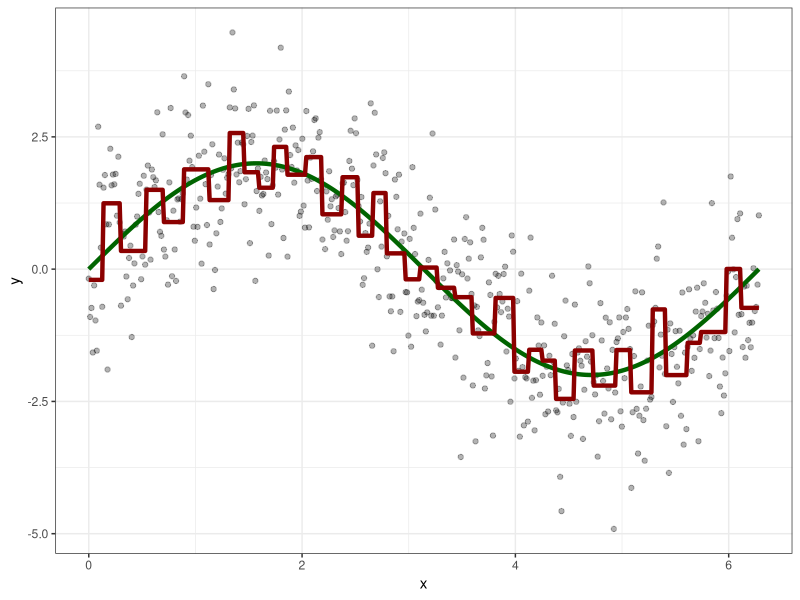
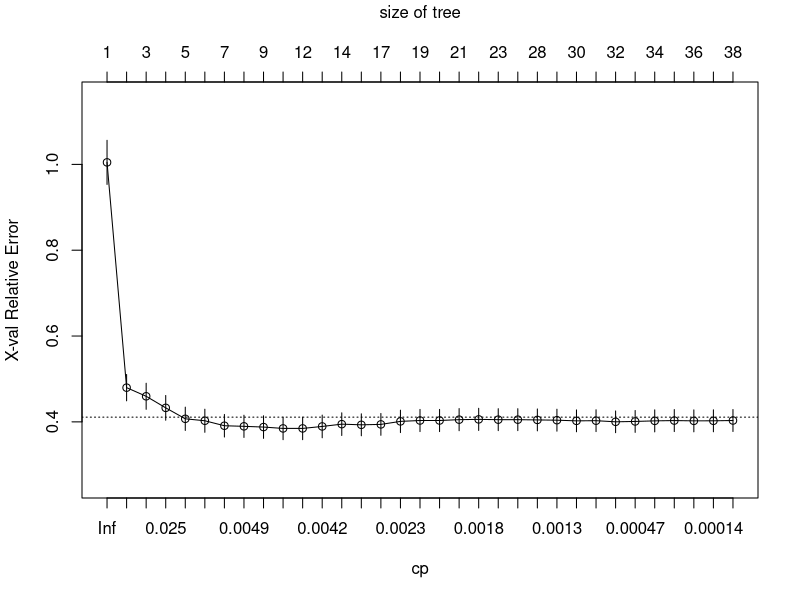
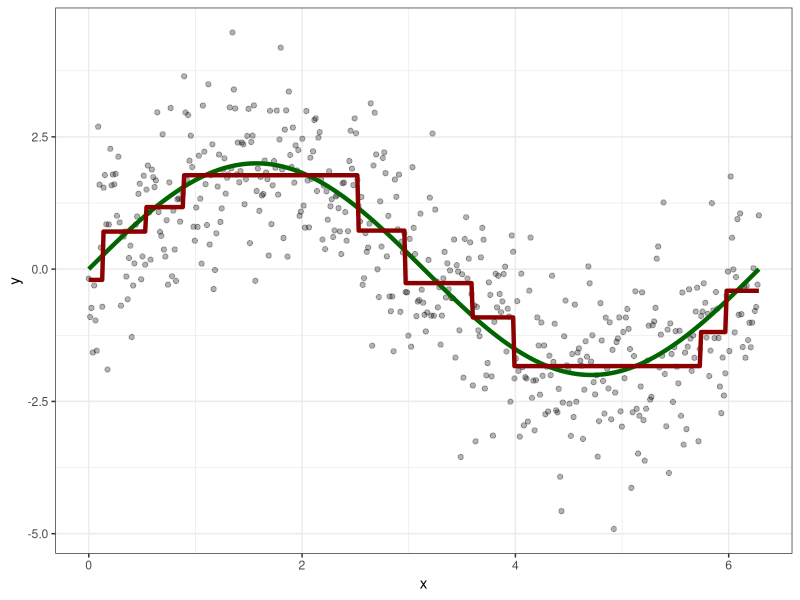
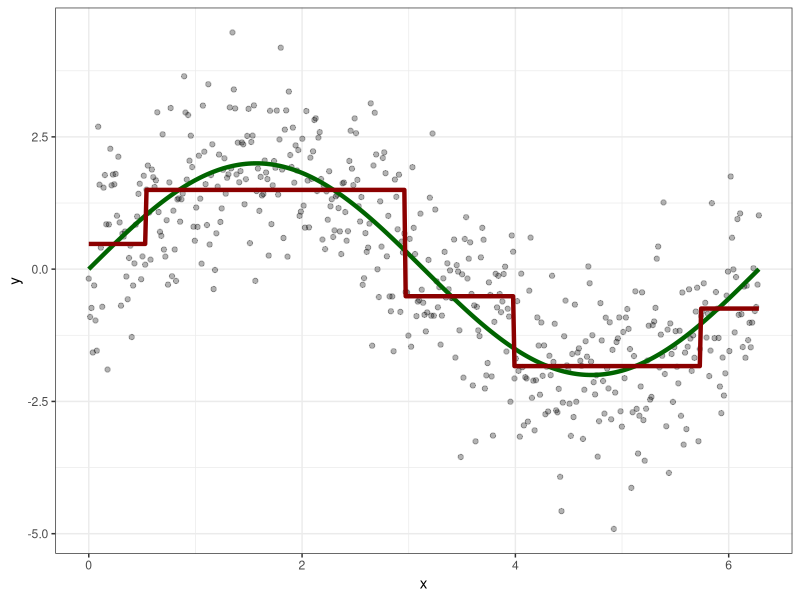
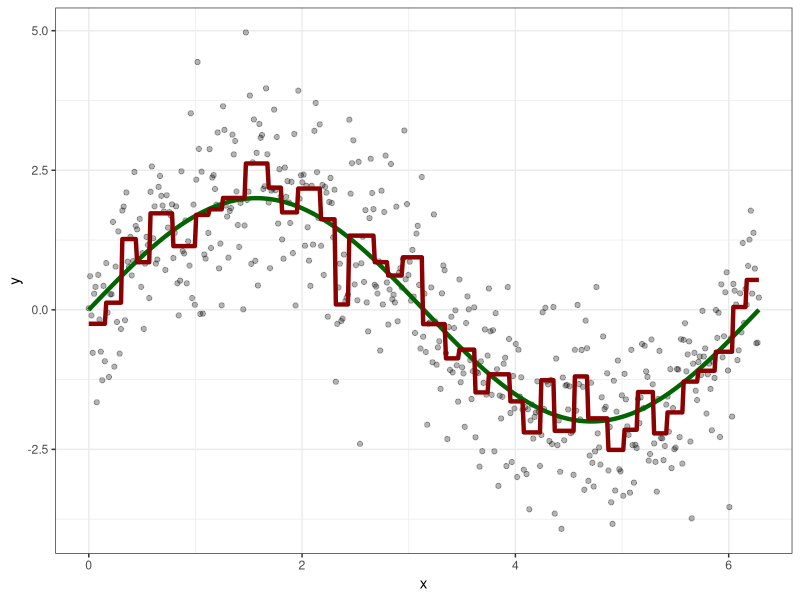
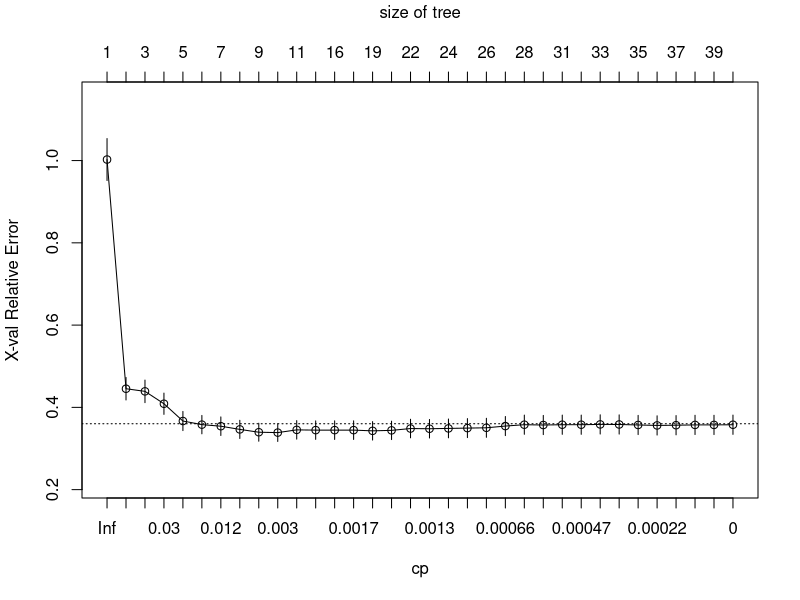
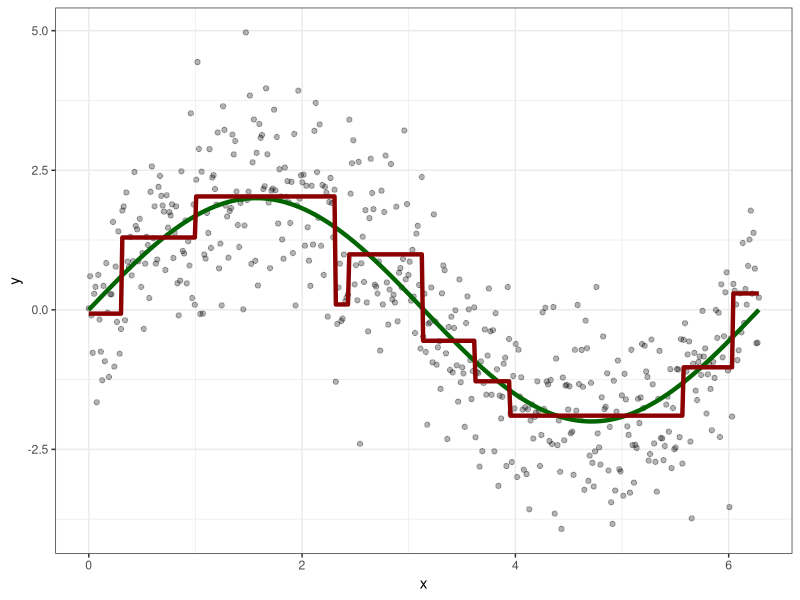
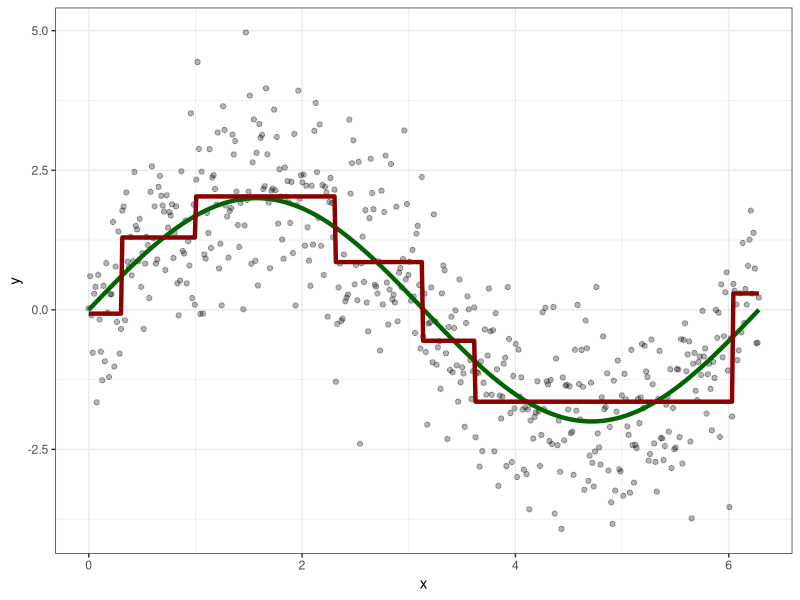

Source code (R) for these figures, in order:
##############################################
#  Pruning via cross-validation
##############################################



## --------------------------------------------------------------------------------------------------------------------------------------------------
library(tidyverse)
set.seed(54321) # reproducibility
dfr <- tibble::tibble(
  x = seq(0, 2 * pi, length.out = 500),
  m = 2 * sin(x),
  y = m + rnorm(length(x), sd = 1))

plot_pred_reg <- function(dt, preds){
  dt %>% mutate(pred = preds) %>% ggplot(aes(x = x)) +
    geom_point(aes(y = y), alpha = 0.3) +
    geom_line(aes(y = m), colour = 'darkgreen', linewidth = 1.5) +
    geom_line(aes(y = pred), colour = 'darkred', linewidth = 1.5) + theme_bw()
}


## --------------------------------------------------------------------------------------------------------------------------------------------------
set.seed(87654) # reproducibility
library(rpart)
fit <- rpart(formula = y ~ x,
             data = dfr,
             method = 'anova',
             control = rpart.control(maxdepth = 20,
                                     minsplit = 10,
                                     minbucket = 10,
                                     cp = 0,
                                     xval = 5)) # 5 voudig cross validatie


## --------------------------------------------------------------------------------------------------------------------------------------------------
plot_pred_reg(dt = dfr, predict(fit, dfr))


## --------------------------------------------------------------------------------------------------------------------------------------------------
plotcp(fit)


## --------------------------------------------------------------------------------------------------------------------------------------------------
cpt <- fit$cptable
cpt


## --------------------------------------------------------------------------------------------------------------------------------------------------
min_xerr <- which.min(cpt[,'xerror'])
fit_1 <- prune(fit, cp = cpt[min_xerr, 'CP'])
plot_pred_reg(dt = dfr, preds = predict(fit_1, dfr))


## --------------------------------------------------------------------------------------------------------------------------------------------------
se_rule <- min(which(cpt[, 'xerror'] < (cpt[min_xerr, 'xerror'] + cpt[min_xerr, 'xstd'])))
fit_2 <- prune(fit, cp = cpt[se_rule, 'CP'])
plot_pred_reg(dt = dfr, preds = predict(fit_2, dfr))


## Your Turn!
## --------------------------------------------------------------------------------------------------------------------------------------------------

set.seed(83625493)
dfr2 <- tibble::tibble(
  x = seq(0, 2 * pi, length.out = 500),
  m = 2 * sin(x),
  y = m + rnorm(length(x), sd = 1))

library(rpart)
fit2 <- rpart(formula = y ~ x,
             data = dfr2,
             method = 'anova',
             control = rpart.control(maxdepth = 20,
                                     minsplit = 10,
                                     minbucket = 10,
                                     cp = 0,
                                     xval = 5)) # 5 voudig cross validatie

plot_pred_reg(dt = dfr2, predict(fit2, dfr2))
plotcp(fit2)
cpt2 <- fit2$cptable
cpt2
min_xerr2 <- which.min(cpt2[,'xerror'])
fit2_1 <- prune(fit2, cp = cpt2[min_xerr2, 'CP'])
# fit2_1 <- prune(fit2, cp = 0.00207844711)
plot_pred_reg(dt = dfr2, preds = predict(fit2_1, dfr2))

se_rule2 <- min(which(cpt2[, 'xerror'] < (cpt2[min_xerr2, 'xerror'] + cpt2[min_xerr2, 'xstd'])))
# fit2_2 <- prune(fit2, cp = cpt2[se_rule2, 'CP'])
fit2_2 <- prune(fit2, cp = 0.01239579936) # afronding lijkt verkeerd te gaan bij het meenemen van de cp waarde
plot_pred_reg(dt = dfr2, preds = predict(fit2_2, dfr2))
